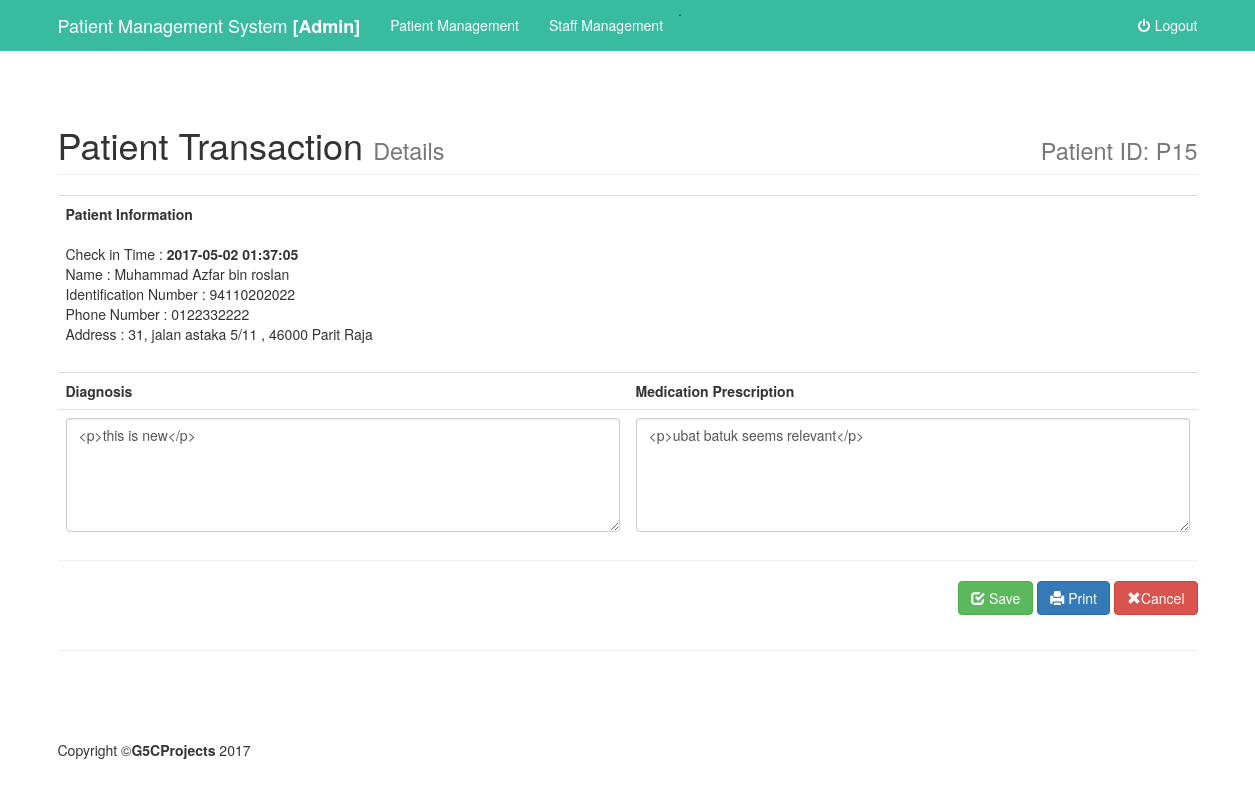
The app's page /admin/view.php?id=15 with its own data.
### tables this page shows
CREATE TABLE `diagnosis` (
  `diagnosisID` int(50) NOT NULL,
  `patientID` int(50) NOT NULL,
  `staffID` int(50) NOT NULL,
  `content` text NOT NULL,
  `medication` text NOT NULL,
  `checkin` timestamp NOT NULL DEFAULT CURRENT_TIMESTAMP ON UPDATE CURRENT_TIMESTAMP,
  `statusID` int(10) NOT NULL
);

CREATE TABLE `patient` (
  `patientID` int(50) NOT NULL,
  `name` varchar(50) NOT NULL,
  `ic` varchar(15) NOT NULL,
  `address` varchar(50) NOT NULL,
  `phonenumber` varchar(13) NOT NULL
);

### admin/view.php (the view, shortened to what this page needs)
 <?php
include '../include/db.php';
$transid = $_GET["id"];
if (!isset($_GET["id"])) {
  echo '<meta http-equiv="refresh" content="0;url=../admin/patient.php">';
}else  {
   $query3="SELECT distinct d.content as content,d.medication as med, d.checkin as checkin,p.name as name ,p.phonenumber as notel, p.ic as ic,p.address as address FROM diagnosis d join patient p on d.patientID = p.patientID WHERE d.diagnosisID = '$transid'";
	$result3 =mysqli_query($connect,$query3);
	$count = mysqli_num_rows($result3); }?>
   <?php include "include/header.php"; ?>
    <div class="container">
        <div class="row">
                    <div class="col-lg-12">
                        <h1 class="page-header">
                            Patient Transaction <small>Details</small>
                            <div class="pull-right"><small>Patient ID: P<?php echo $transid;?></small></div>
                        </h1>
                    </div>
                </div>
        <div class="row">
            <div class="col-lg-12">
                    <form method = "POST" action ="updateq.php">
                    <table class = "table">
                        <tr>
                            <?php while($row2 = mysqli_fetch_assoc($result3)){
                            ?>
                            <td class = "col-md-6" colspan="2">
                            <Strong>Patient Information</Strong></br></br>
                                Check in Time :   <Strong><?php echo $row2['checkin']; ?></Strong></br>
                                Name : <?php echo $row2['name']; ?></br>
                                Identification Number : <?php echo $row2['ic']; ?></br>
                                Phone Number : <?php echo $row2['notel']; ?></br>
                                Address : <?php echo $row2['address']; ?></br>
                                </td>
                        </tr>
                        <tr>
                            <th >Diagnosis</th>
                            <th >Medication Prescription</th>
                        </tr>
                        <tr>
                            <td><textarea class="form-control ckeditor" cols = "77" name= "content" rows="5"><?php echo $row2['content']; ?></textarea></td>
                            <td><textarea class="form-control ckeditor"  cols = "77" name ="med" rows="5"><?php echo $row2['med']; ?></textarea></td>
                        </tr>
            <?php  }  ?>
                    </table>
                <hr>
                <div class="pull-right">
                     <button type ="submit" class ="btn btn-success" ><span class="glyphicon glyphicon-check" aria-hidden="true"></span> Save</button>
                    <a  class = "btn btn-primary" href="#" onclick="#" ><span class="glyphicon glyphicon-print" aria-hidden="true"></span> Print</a>
                    <a  class = "btn btn-danger" href="#" onclick="window.history.go(-1);" ><span class="glyphicon glyphicon-remove" aria-hidden="true"></span>Cancel</a>
                </div>
                 </form>
                </div>
        </div>
</div>
    <?php include "include/footer.php"; ?>

### admin/include/shop-homepage.css (style rules this page uses)
body { padding-top: 70px; }

### css/stickyfooter.css (style rules this page uses)
html { position: relative; min-height: 100%; }
body { margin-bottom: 60px; }
body > .container { padding: 15px 15px 0; }

### records on screen
diagnosis: checkin "2017-05-02 01:37:05", patientID.name "Muhammad Azfar bin roslan", patientID.ic "94110202022", patientID.phonenumber "0122332222", patientID.address "31, jalan astaka 5/11 , 46000 Parit Raja", content "<p>this is new</p>", med "<p>ubat batuk seems relevant</p>"

### other values on screen
$transid "15"
